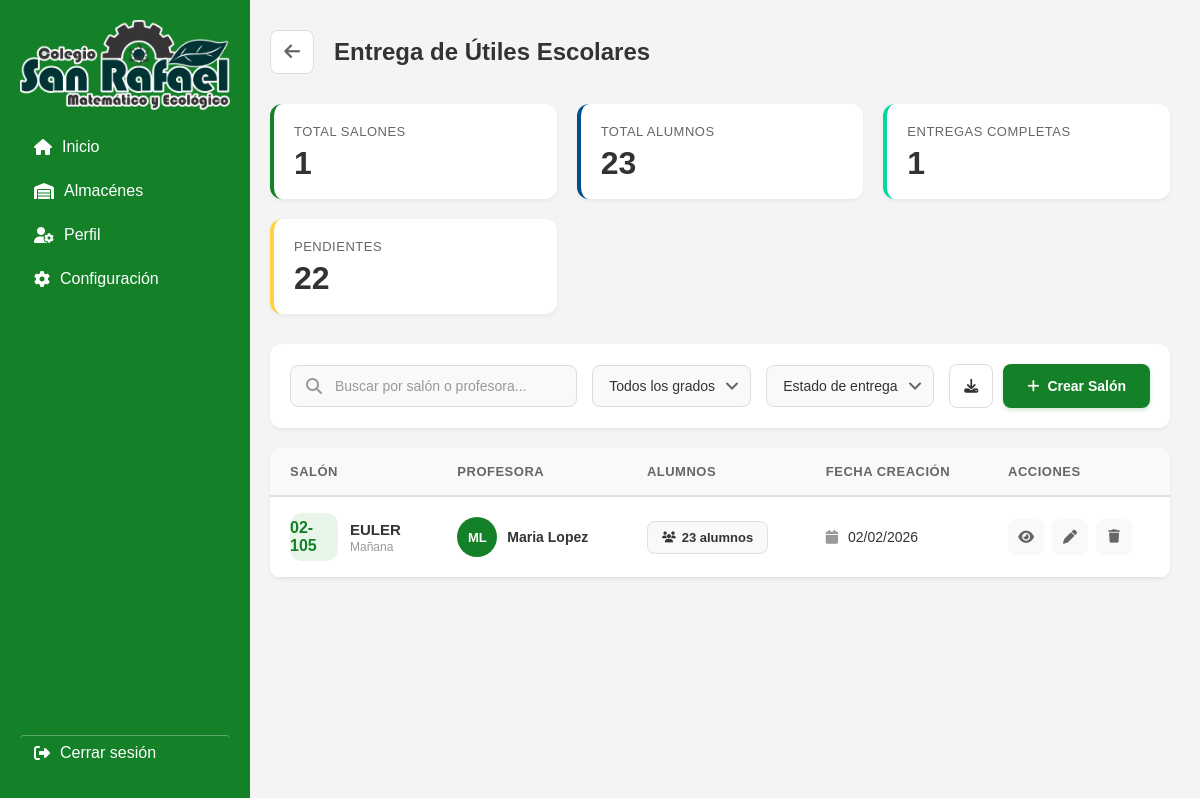
/entrega-utiles/, run on an earlier commit of the app's database.
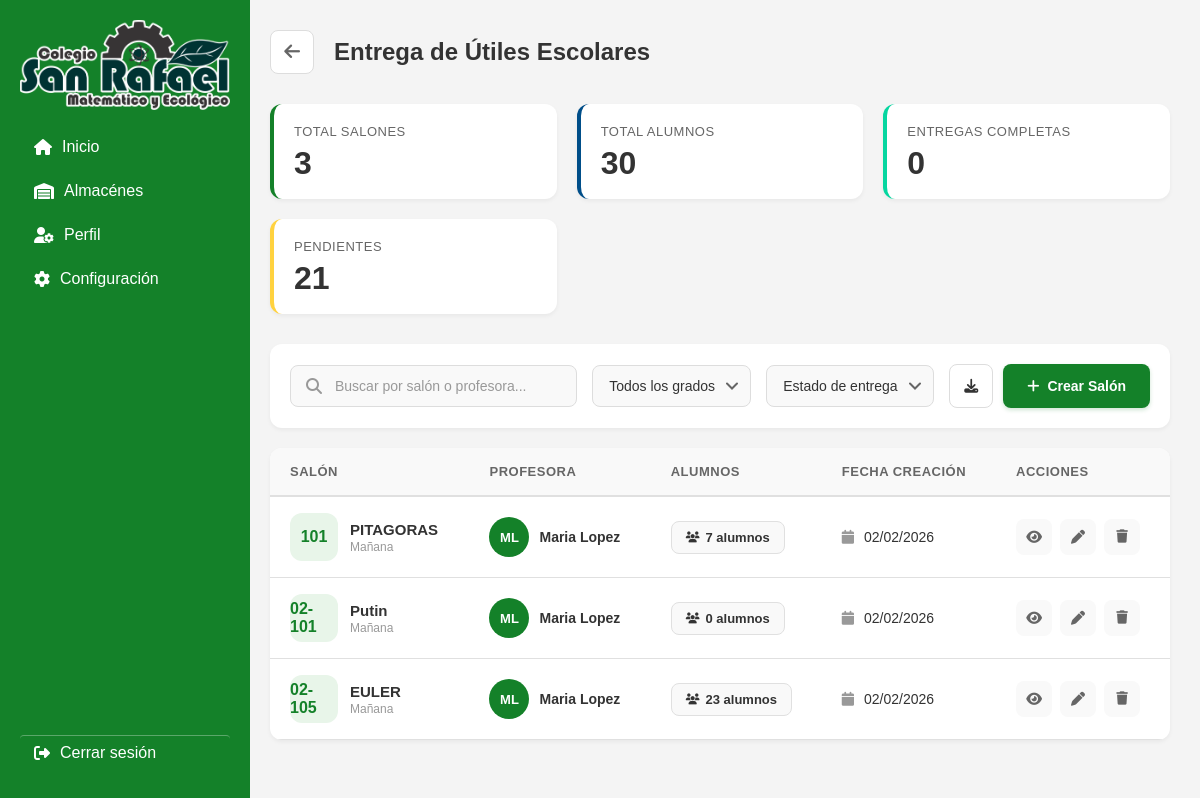
And on a later commit of the database.
### app1/models.py (models this page shows, shortened)
class Salon(models.Model):
    TURNO_CHOICES = [
        ('Mañana', 'Mañana'),
        ('Tarde', 'Tarde'),
    ]
    GRADO_CHOICES = [
        (1, '1° Grado'),
        (2, '2° Grado'),
        (3, '3° Grado'),
        (4, '4° Grado'),
        (5, '5° Grado'),
        (6, '6° Grado'),
    ]
    nombre = models.CharField(max_length=100)
    codigo = models.CharField(max_length=10, unique=True)
    profesora = models.CharField(max_length=150)
    grado = models.IntegerField(choices=GRADO_CHOICES)
    turno = models.CharField(max_length=10, choices=TURNO_CHOICES, default='Mañana')
    fecha_creacion = models.DateTimeField(auto_now_add=True)
    class Meta:
        ordering = ['-fecha_creacion']
        verbose_name = 'Salón'
        verbose_name_plural = 'Salones'
    @property
    def profesora_iniciales(self):
        partes = self.profesora.split()
        return ''.join([p[0].upper() for p in partes if p])[:2]
    @property
    def total_alumnos(self):
        return self.alumnos.count()

### app1/view/Entregautiles.py (the view)
# urls.py: path('entrega-utiles/', Entregautiles.SalonesList.as_view(), name='entrega_utiles'),
class SalonesList(ListView):
    model = Salon
    template_name = 'almacenes/almutiles/Entregautiles.html'
    context_object_name = 'salones'
    paginate_by = 10
    def get_context_data(self, **kwargs):
        context = super().get_context_data(**kwargs)
        total_alumnos = Alumno.objects.count()
        completos = 0
        parciales = 0
        pendientes = 0
        sin_lista = 0
        for alumno in Alumno.objects.all():
            estado = alumno.estado_entrega
            if estado == 'completo':
                completos += 1
            elif estado == 'parcial':
                parciales += 1
            elif estado == 'no_entrego':
                pendientes += 1
            else:
                sin_lista += 1
        context['total_salones'] = Salon.objects.count()
        context['total_alumnos'] = total_alumnos
        context['entregas_completas'] = completos
        context['entregas_parciales'] = parciales
        context['pendientes'] = pendientes
        context['sin_lista'] = sin_lista
        return context

### app1/models.py (called while the page is built)
    @property
    def estado_entrega(self):
        entregas = self.entregas.all().select_related('util')
        if not entregas.exists():
            return 'sin_lista'
        total_pedido = 0
        total_entregado = 0
        for entrega in entregas:
            total_pedido += entrega.util.cantidad
            total_entregado += entrega.cantidad_entregada
        if total_entregado == 0:
            return 'no_entrego'
        elif total_entregado < total_pedido:
            return 'parcial'
        return 'completo'

### templates/almacenes/almutiles/Entregautiles.html (shortened to what this page needs)
{% extends 'layout.html' %}
{% load static %}
{% block content %}
<div class="almacenes-container">
    <header class="page-header">
        <a href="{% url 'almacenes' %}" class="btn-back" title="Regresar">
            <i class="fa-solid fa-arrow-left"></i>
        </a>
        <h2 class="section-title">Entrega de Útiles Escolares</h2>
    </header>
    <div class="stats-grid">
        <div class="stat-card">
            <div class="stat-label">Total Salones</div>
            <div class="stat-value">{{ total_salones|default:"0" }}</div>
        </div>
        <div class="stat-card">
            <div class="stat-label">Total Alumnos</div>
            <div class="stat-value">{{ total_alumnos|default:"0" }}</div>
        </div>
        <div class="stat-card">
            <div class="stat-label">Entregas Completas</div>
            <div class="stat-value">{{ entregas_completas|default:"0" }}</div>
        </div>
        <div class="stat-card">
            <div class="stat-label">Pendientes</div>
            <div class="stat-value">{{ pendientes|default:"0" }}</div>
        </div>
    </div>
    <div class="toolbar">
        <div class="toolbar-left">
            <div class="search-wrapper">
                <i class="fa-solid fa-magnifying-glass"></i>
                <input type="text" class="search-input" placeholder="Buscar por salón o profesora..." id="searchInput">
            </div>
            <select class="filter-select" id="filterGrado">
                <option value="">Todos los grados</option>
            </select>
            <select class="filter-select" id="filterEstado">
                <option value="">Estado de entrega</option>
            </select>
        </div>
        <div class="toolbar-right">
            <button class="btn btn-secondary btn-icon" title="Exportar">
                <i class="fa-solid fa-download"></i>
            </button>
            <a href="{% url 'crear_salon' %}" class="btn btn-primary">
                <i class="fa-solid fa-plus"></i>
                Crear Salón
            </a>
        </div>
    </div>
    {% if salones %}
    <div class="table-card">
        <div class="table-wrapper">
            <table class="data-table">
                <thead>
                    <tr>
                        <th>Salón</th>
                        <th>Profesora</th>
                        <th>Alumnos</th>
                        <th>Fecha Creación</th>
                        <th>Acciones</th>
                    </tr>
                </thead>
                <tbody>
                    {% for salon in salones %}
                    <tr onclick="window.location.href='{% url 'detalle_salon' salon.id %}'">
                        <td>
                            <div class="salon-cell">
                                <div class="salon-icon">{{ salon.codigo }}</div>
                                <div class="salon-info">
                                    <h4>{{ salon.nombre }}</h4>
                                    <p>{{ salon.turno }}</p>
                                </div>
                            </div>
                        </td>
                        <td>
                            <div class="teacher-cell">
                                <div class="teacher-avatar">{{ salon.profesora_iniciales }}</div>
                                <span class="teacher-name">{{ salon.profesora }}</span>
                            </div>
                        </td>
                        <td>
                            <span class="badge">
                                <i class="fa-solid fa-users"></i>
                                {{ salon.total_alumnos }} alumnos
                            </span>
                        </td>
                        <td class="date-cell">
                            <i class="fa-solid fa-calendar"></i>
                            {{ salon.fecha_creacion|date:"d/m/Y" }}
                        </td>
                        <td>
                            <div class="actions-cell">
                                <a href="{% url 'detalle_salon' salon.id %}" class="action-btn view" title="Ver detalles" onclick="event.stopPropagation()">
                                    <i class="fa-solid fa-eye"></i>
                                </a>
                                <a href="{% url 'editar_salon' salon.id %}" class="action-btn edit" title="Editar" onclick="event.stopPropagation()">
                                    <i class="fa-solid fa-pen"></i>
                                </a>
                                <button class="action-btn delete" title="Eliminar" onclick="event.stopPropagation(); confirmarEliminar({{ salon.id }})">
                                    <i class="fa-solid fa-trash"></i>
                                </button>
                            </div>
                        </td>
                    </tr>
                    {% endfor %}
                </tbody>
            </table>
        </div>
    </div>
    {% endif %}
</div>
{% endblock %}

### templates/layout.html (shortened to what this page needs)
{% load static %}
<!DOCTYPE html>
<html lang="es">
<head>
  <link rel="stylesheet" href="{% static 'layout.css' %}">
  <link rel="stylesheet"
        href="https://cdnjs.cloudflare.com/ajax/libs/font-awesome/6.5.1/css/all.min.css">
</head>
<body>
<div class="container">
  <div class="menu">
    <img src="{% static 'LPOGO ACTUALIUZAFDO.png' %}" alt="Logo" style="max-width: 100%; margin-bottom: 20px;">
    <div class="menu-links">
      <a href="{% url 'inicio' %}" class="{% if request.resolver_match.url_name == 'inicio' %}active{% endif %}">
        <i class="fa-solid fa-house"></i> Inicio
      </a>
      <a href="{% url 'almacenes' %}" class="{% if request.resolver_match.url_name == 'almacen' %}active{% endif %}">
        <i class="fa-solid fa-warehouse"></i> Almacénes
      </a>
      <a href="{% url 'perfil' %}" class="{% if request.resolver_match.url_name == 'perfil' %}active{% endif %}">
        <i class="fa-solid fa-user-gear"></i> Perfil
      </a>
      <a href="{% url 'configuracion' %}" class="{% if request.resolver_match.url_name == 'configuracion' %}active{% endif %}">
        <i class="fa-solid fa-gear"></i> Configuración
      </a>
    </div>
    <a href="{% url 'logout' %}" class="logout">
      <i class="fa-solid fa-right-from-bracket"></i> Cerrar sesión
    </a>
  </div>
  <div class="content">
    {% block content %}{% endblock %}
  </div>
</div>
</body>
</html>

### css/layout.css (style rules this page uses)
body { margin: 0; font-family: Arial, sans-serif; background-color: #f4f4f4; }
.container { display: flex; height: 100vh; }
.menu { width: 250px; background-color: #148129; color: white; padding: 20px; display: flex; flex-direction: column; flex-shrink: 0; position: fixed; left: 0; top: 0; height: 100vh; overflow-y: auto; box-sizing: border-box; }
.logout { margin-top: auto; margin-bottom: 20px; border-top: 1px solid rgba(255, 255, 255, 0.3); padding-top: 12px; }
.menu a { display: flex; align-items: center; gap: 10px; color: white; text-decoration: none; margin-bottom: 10px; padding: 8px 8px 8px 14px; border-radius: 4px; position: relative; }
.menu-links { flex: 10; }
.logout { margin-top: auto; border-top: 1px solid rgba(255, 255, 255, 0.3); padding-top: 12px; }
.content { flex: 1; margin-left: 240px; padding: 0; background-color: #f4f4f4; overflow-y: auto; }

What changed in the data, as far as the page shows it:
added Salon: codigo "101", nombre "PITAGORAS", turno "Mañana", profesora_iniciales "ML", profesora "Maria Lopez", total_alumnos "7", fecha_creacion "02/02/2026"
added Salon: codigo "02-101", nombre "Putin", turno "Mañana", profesora_iniciales "ML", profesora "Maria Lopez", total_alumnos "0", fecha_creacion "02/02/2026"
Also different on the page:
{{ total_salones|default:"0" }}: "1" → "3"
{{ total_alumnos|default:"0" }}: "23" → "30"
{{ entregas_completas|default:"0" }}: "1" → "0"
{{ pendientes|default:"0" }}: "22" → "21"
